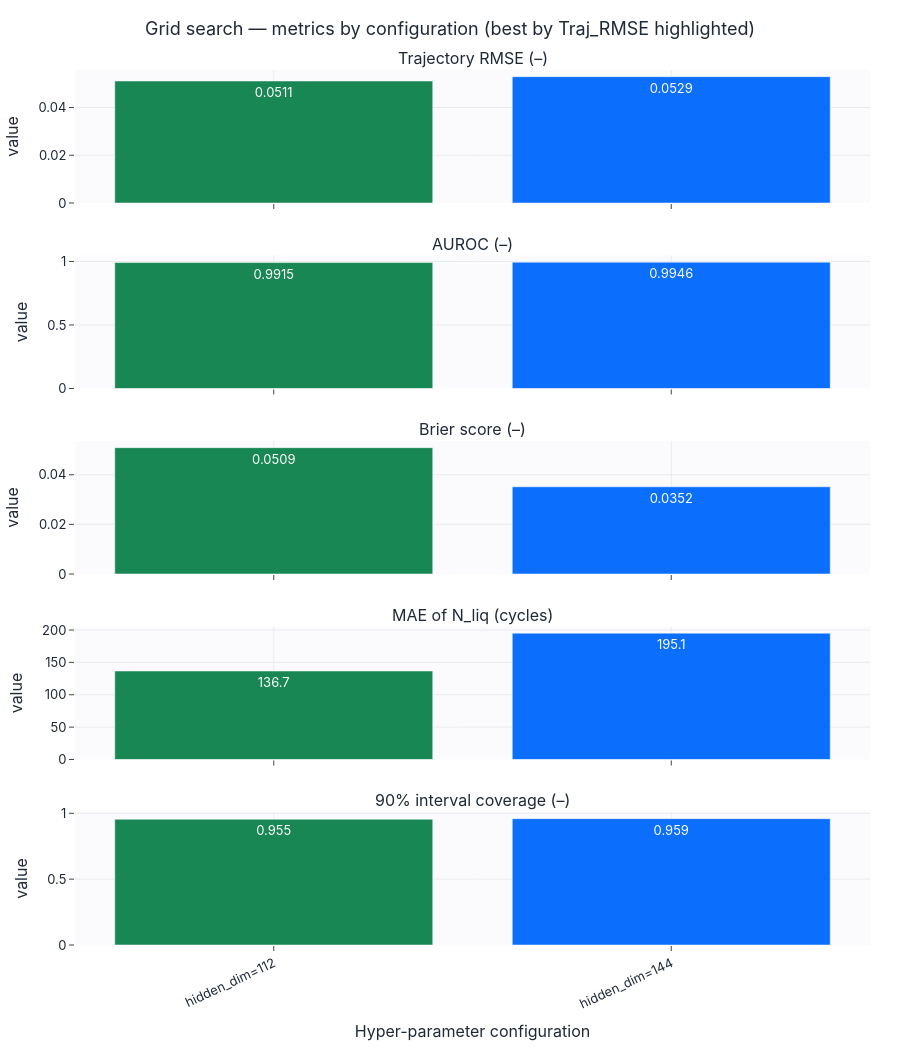

The notebook cell this image was saved under:
### Markdown cell above
## Шаг 1. Grid search и сохранение гиперпараметров

### Code cell
# >>> Метрика, по которой grid search выбирает лучшие гиперпараметры <<<
SELECTION_METRIC = "Traj_RMSE"   # например: "Traj_RMSE", "Brier", "AUROC", "N_liq_MAE", "val_loss"
DASHBOARD_METRICS = ["Traj_RMSE", "AUROC", "Brier", "N_liq_MAE", "Coverage_90"]

fixed = dict(static_dim=static_dim, prefix_dim=prefix_dim, seq_dim=seq_dim, seq_len=config.seq_len,
             prefix_len=config.prefix_len, max_cycle_reference=config.max_cycle_reference,
             use_trigger_head=True, structured_post_event=True, use_crr_damage=True, integrator="euler")
grid = {"hidden_dim": [112, 144]}
res, best = grid_search(lambda p: EVTNeuralSSM(**fixed, **p), grid, gs_train, gs_val,
                        config, device, search_epochs=2, score_metric=SELECTION_METRIC)
print("Selection metric:", SELECTION_METRIC, "| best:", best)
display(english_metric_table(res).round(4))
write_hyperparams(MODELS_DIR, "evt_ssm", {"model_type": "EVTNeuralSSM", "display_name": "EVT-NeuralSSM",
                  "model_kwargs": {**fixed, **best},
                  "search": {"grid": grid, "score_metric": SELECTION_METRIC, "best": best}})
show_grid_dashboard(res, grid, SELECTION_METRIC, DASHBOARD_METRICS, "2_3_grid_search").show()

### Figure 1 — Plotly figure (JSON) as saved in the notebook; plotly's stock layout.template omitted (floating-point values rounded to 4 significant figures)
{"data": [{"marker": {"color": ["#198754", "#0b6efd"]}, "showlegend": false, "text": ["0.0511", "0.0529"], "textposition": "auto", "type": "bar", "x": ["hidden_dim=112", "hidden_dim=144"], "xaxis": "x", "y": [0.05113, 0.05295], "yaxis": "y"}, {"marker": {"color": ["#198754", "#0b6efd"]}, "showlegend": false, "text": ["0.9915", "0.9946"], "textposition": "auto", "type": "bar", "x": ["hidden_dim=112", "hidden_dim=144"], "xaxis": "x2", "y": [0.9915, 0.9946], "yaxis": "y2"}, {"marker": {"color": ["#198754", "#0b6efd"]}, "showlegend": false, "text": ["0.0509", "0.0352"], "textposition": "auto", "type": "bar", "x": ["hidden_dim=112", "hidden_dim=144"], "xaxis": "x3", "y": [0.05092, 0.03515], "yaxis": "y3"}, {"marker": {"color": ["#198754", "#0b6efd"]}, "showlegend": false, "text": ["136.7", "195.1"], "textposition": "auto", "type": "bar", "x": ["hidden_dim=112", "hidden_dim=144"], "xaxis": "x4", "y": [136.7, 195.1], "yaxis": "y4"}, {"marker": {"color": ["#198754", "#0b6efd"]}, "showlegend": false, "text": ["0.955", "0.959"], "textposition": "auto", "type": "bar", "x": ["hidden_dim=112", "hidden_dim=144"], "xaxis": "x5", "y": [0.9551, 0.9594], "yaxis": "y5"}], "layout": {"annotations": [{"font": {"size": 16}, "showarrow": false, "text": "Trajectory RMSE (–)", "x": 0.5, "xanchor": "center", "xref": "paper", "y": 1.0, "yanchor": "bottom", "yref": "paper"}, {"font": {"size": 16}, "showarrow": false, "text": "AUROC (–)", "x": 0.5, "xanchor": "center", "xref": "paper", "y": 0.788, "yanchor": "bottom", "yref": "paper"}, {"font": {"size": 16}, "showarrow": false, "text": "Brier score (–)", "x": 0.5, "xanchor": "center", "xref": "paper", "y": 0.576, "yanchor": "bottom", "yref": "paper"}, {"font": {"size": 16}, "showarrow": false, "text": "MAE of N_liq (cycles)", "x": 0.5, "xanchor": "center", "xref": "paper", "y": 0.364, "yanchor": "bottom", "yref": "paper"}, {"font": {"size": 16}, "showarrow": false, "text": "90% interval coverage (–)", "x": 0.5, "xanchor": "center", "xref": "paper", "y": 0.152, "yanchor": "bottom", "yref": "paper"}], "height": 1050, "title": {"text": "Grid search — metrics by configuration (best by Traj_RMSE highlighted)"}, "xaxis": {"anchor": "y", "domain": [0.0, 1.0], "matches": "x5", "showticklabels": false}, "xaxis2": {"anchor": "y2", "domain": [0.0, 1.0], "matches": "x5", "showticklabels": false}, "xaxis3": {"anchor": "y3", "domain": [0.0, 1.0], "matches": "x5", "showticklabels": false}, "xaxis4": {"anchor": "y4", "domain": [0.0, 1.0], "matches": "x5", "showticklabels": false}, "xaxis5": {"anchor": "y5", "domain": [0.0, 1.0], "tickangle": -25, "title": {"text": "Hyper-parameter configuration"}}, "yaxis": {"anchor": "x", "domain": [0.848, 1.0], "title": {"text": "value"}}, "yaxis2": {"anchor": "x2", "domain": [0.636, 0.788], "title": {"text": "value"}}, "yaxis3": {"anchor": "x3", "domain": [0.424, 0.576], "title": {"text": "value"}}, "yaxis4": {"anchor": "x4", "domain": [0.212, 0.364], "title": {"text": "value"}}, "yaxis5": {"anchor": "x5", "domain": [0.0, 0.152], "title": {"text": "value"}}}}
